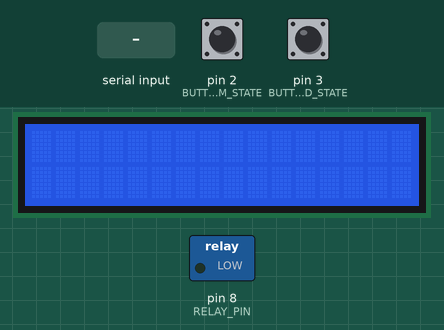
A sketch run on a simulated Arduino Uno, built with avr-gcc and run on an emulated ATmega328P. Shown: 16×2 character LCD, switched loads named in the sketch (green lamp = pin HIGH). The test bench sets the inputs (shaded band); at power-on: pin 2 (BUTTON_SYSTEM_STATE) LOW, pin 3 (BUTTON_AUTO_LED_STATE) LOW. What the sketch prints to the serial monitor is not drawn.

Above: at 1.2 s.
1.3 s: pin 2 (BUTTON_SYSTEM_STATE) pulled HIGH for 0.15 s
At 2.5 s:
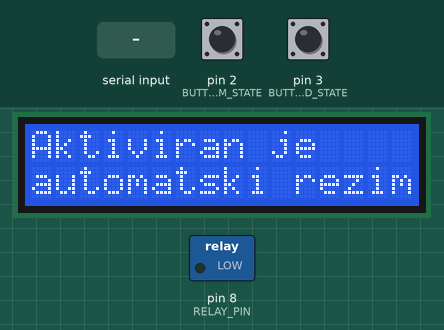
2.9 s: pin 3 (BUTTON_AUTO_LED_STATE) pulled HIGH for 0.15 s
At 3.7 s:
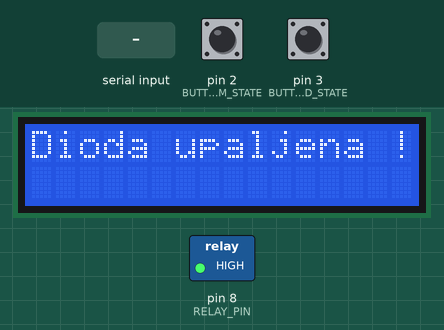
4.5 s: "C" received over Serial
At 6.7 s:
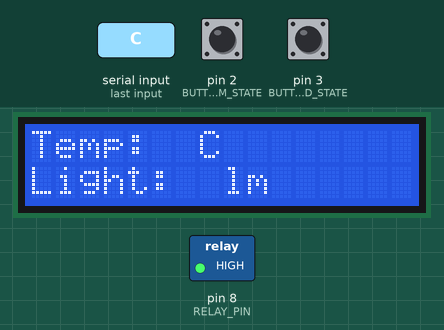
7.0 s: "L" received over Serial
At 8.8 s:
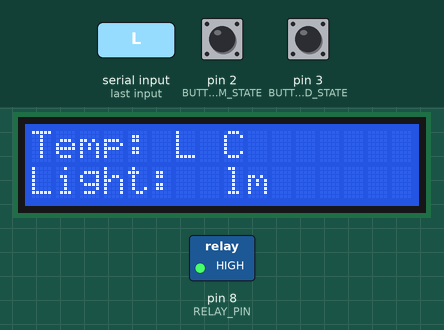
9.5 s: pin 2 (BUTTON_SYSTEM_STATE) pulled HIGH for 1 s
At 9.9 s:
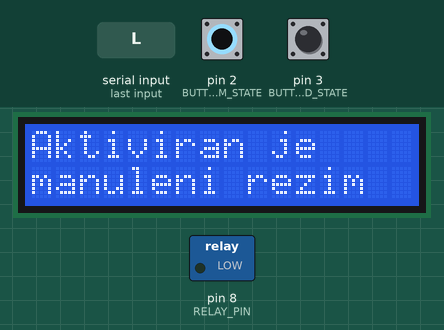
12.0 s: pin 3 (BUTTON_AUTO_LED_STATE) pulled HIGH for 1 s
At 13.0 s:
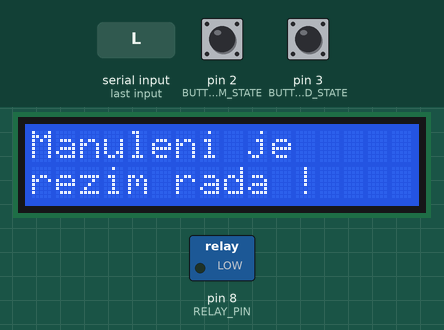
Timing chart, 0 to 15.0 s (numbered marks = the images above; inputs shaded):
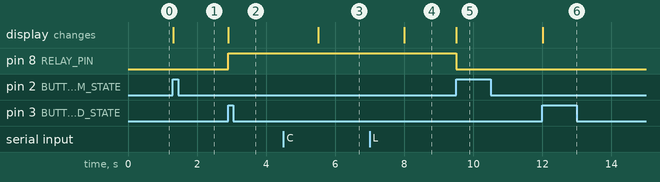

The sketch:

iot_2_kolokvijum2.ino
```cpp
#include <LiquidCrystal.h>
#define BUTTON_SYSTEM_STATE 2
#define BUTTON_AUTO_LED_STATE 3
#define RELAY_PIN 8
bool manualState = true;
int relayToDiodeState = LOW;
LiquidCrystal lcd(12, 11, 7, 6, 5, 4);
void lcdPrint(String row1, String row2){
  	lcd.clear();
    lcd.setCursor(0, 0);
    lcd.print(row1);
    lcd.setCursor(0, 1);
    lcd.print(row2);
}
void changeSystemState(){
  manualState = !manualState;
  if(manualState){
  	relayToDiodeState = LOW;
  	digitalWrite(RELAY_PIN, relayToDiodeState);
    lcdPrint("Aktiviran je", "manuleni rezim");
  } else {
    lcdPrint("Aktiviran je", "automatski rezim");
  }
  Serial.println(manualState);
}
void changeDiodeState(){
  if(manualState){
    lcdPrint("Manuleni je", "rezim rada !");
  } else {
  	relayToDiodeState = !relayToDiodeState;
    digitalWrite(RELAY_PIN, relayToDiodeState);
    String msg = (relayToDiodeState == HIGH) ? "Dioda upaljena !" : "Dioda ugasena !";
    lcdPrint(msg, "");
  }
}
void setup(){
  Serial.begin(9600);
  lcd.begin(16, 2);
  pinMode(BUTTON_SYSTEM_STATE, INPUT);
  pinMode(BUTTON_AUTO_LED_STATE, INPUT);
  pinMode(RELAY_PIN, OUTPUT);
  attachInterrupt(digitalPinToInterrupt(BUTTON_SYSTEM_STATE), changeSystemState, RISING);
  attachInterrupt(digitalPinToInterrupt(BUTTON_AUTO_LED_STATE), changeDiodeState, RISING);
}
void loop() {
	if(Serial.available() > 0){
      	String tempLight = Serial.readString();
        int delim1 = tempLight.indexOf("C");
      	int delim2 = tempLight.indexOf("L");
        String temp = "Temp: " + tempLight.substring(0, delim1) + " C";
        String light = "Light: " + tempLight.substring(delim1+1, delim2) + " lm";
      	lcdPrint(temp, light);
	}
}
```

Measured:
- after the input at 1.3 s, the display: changes at once (image 1)
- after the input at 2.9 s, pin 8 (RELAY_PIN): LOW → HIGH at once; the display: changes at once (image 2)
- after the input at 4.5 s, the display: changes after 1.0 s (image 3)
- after the input at 7.0 s, the display: changes after 1.0 s (image 4)
- after the input at 9.5 s, pin 8 (RELAY_PIN): HIGH → LOW at once; the display: changes at once (image 5)
- after the input at 12.0 s, the display: changes at once (image 6)
